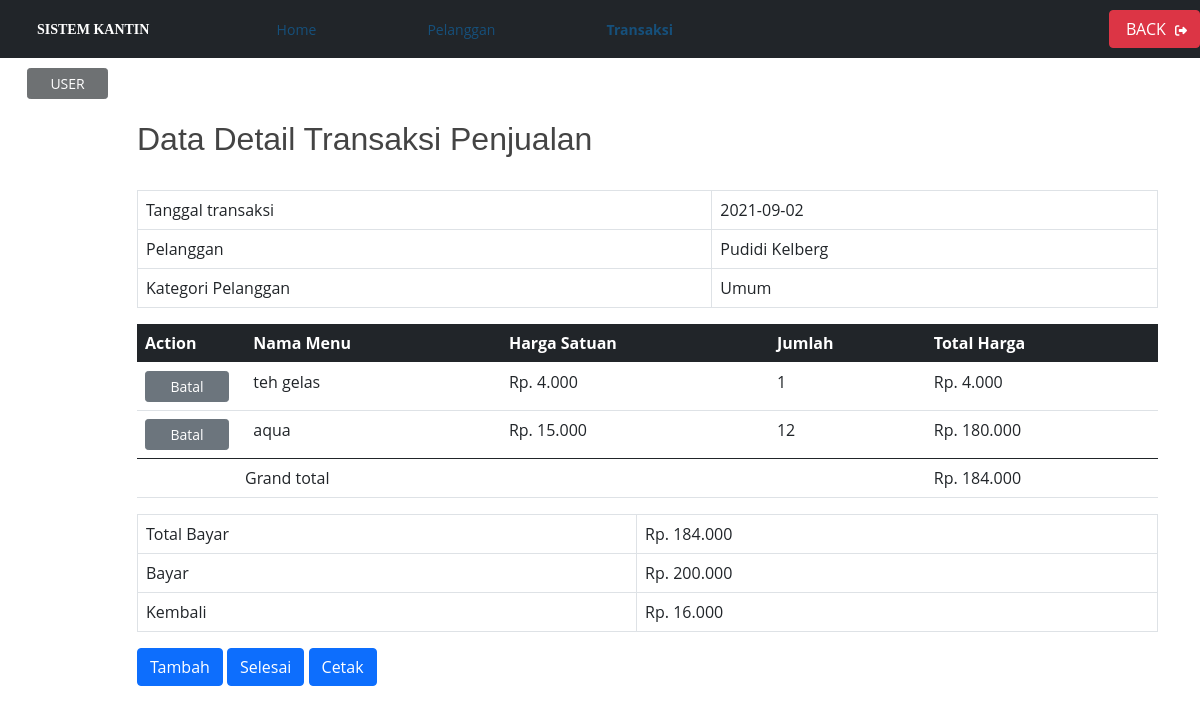
Page /user/add/transaksi_detail.php?idtransaksi=1 (signed in) on the committed database.
### tables this page shows
CREATE TABLE IF NOT EXISTS `tb_transaksi` (
  `idtransaksi` int(5) NOT NULL AUTO_INCREMENT,
  `tgltransaksi` date NOT NULL,
  `idpelanggan` int(4) NOT NULL,
  `kategoripelanggan` varchar(15) NOT NULL,
  `totalbayar` double DEFAULT NULL,
  `bayar` double DEFAULT NULL,
  `kembali` double DEFAULT NULL,
  PRIMARY KEY (`idtransaksi`),
  KEY `idpelanggan` (`idpelanggan`)
);

CREATE TABLE IF NOT EXISTS `tb_pelanggan` (
  `idpelanggan` int(4) NOT NULL AUTO_INCREMENT,
  `namalengkap` varchar(50) NOT NULL,
  `alamat` varchar(100) NOT NULL,
  `telpon` varchar(15) NOT NULL,
  `usia` int(2) NOT NULL,
  `picture` varchar(255) NOT NULL,
  PRIMARY KEY (`idpelanggan`)
);

CREATE TABLE IF NOT EXISTS `tb_detail_transaksi` (
  `iddetailtransaksi` int(5) NOT NULL AUTO_INCREMENT,
  `idtransaksi` int(5) NOT NULL,
  `idmenu` int(4) NOT NULL,
  `jumlah` int(3) NOT NULL,
  `hargasatuan` double NOT NULL,
  `totalharga` double NOT NULL,
  PRIMARY KEY (`iddetailtransaksi`),
  KEY `idtransaksi` (`idtransaksi`),
  KEY `idobat` (`idmenu`)
);

CREATE TABLE IF NOT EXISTS `tb_menu` (
  `idmenu` int(4) NOT NULL,
  `idsupplier` int(4) NOT NULL,
  `namamenu` varchar(100) NOT NULL,
  `kategorimenu` varchar(10) NOT NULL,
  `hargajual` double NOT NULL,
  `hargabeli` double NOT NULL,
  `stok_menu` int(11) NOT NULL,
  `keterangan` text NOT NULL,
  PRIMARY KEY (`idmenu`),
  KEY `idsupplier` (`idsupplier`)
);

### user/add/transaksi_detail.php (the view, shortened to what this page needs)
<?php
    include('../koneksi.php');
?>
<?php
    $idtransaksi = $_GET['idtransaksi'];
    $query = "SELECT tbt.*, tbp.namalengkap, tbk.namakaryawan FROM tb_transaksi tbt
    LEFT JOIN tb_karyawan tbk on tbt.idpelanggan = tbk.idkaryawan
    LEFT JOIN tb_pelanggan tbp on tbt.idpelanggan = tbp.idpelanggan
    WHERE tbt.idtransaksi = $idtransaksi";
    $result = mysqli_query($mysqli, $query);
    $datatransaksi = mysqli_fetch_assoc($result);
?>
<html>
    <head>
    <link href="https://cdn.jsdelivr.net/npm/bootstrap@5.1.0/dist/css/bootstrap.min.css" rel="stylesheet">
    <link rel="stylesheet" type="text/css" href="../style.css">
    </head>
<body>
    <nav class="fixed-top">
    <div class="container-fluid topnav navbar navbar-dark bg-dark" >
    <a class="navbar-brand" href="#"><b>&nbsp;&nbsp;SISTEM KANTIN</b></a>
            <a href="../../user.php">Home</a>
            <a href="../view/viewpelanggan.php">Pelanggan</a>
            <a  class="topnav2" href="../view/viewtransaksi.php">Transaksi</a>
            <a href="../view/viewtransaksi.php"><button type="button" class="btn btn-danger">&nbsp;BACK&nbsp;<i class="fas fa-sign-out-alt"></i></button></a>
    </div>
        <table height="50px" width="100%">
            <tr><td width="26px"></td>
                <td align="left">
                <button class="btn btn-sm sus btn-dark" disabled>USER</button>
            </td><td width="1%"></td>
        </tr>
        </table>
</nav>
    <br/><br/>
        <div class="container mt-5">
		<div class="row">
			<div class="col-1">
			</div>
		<div class="col-11 mt-4">
        <h2>Data  Detail Transaksi Penjualan</h2><br>
        <table class="table table-bordered">
                <td>Tanggal transaksi</td>
                <td><?php echo $datatransaksi["tgltransaksi"]; ?></td>
                <tr>
                    <td>Pelanggan</td>
                    <td><?php echo $datatransaksi["namalengkap"]; ?></td>
                </tr>
                <tr>
                    <td>Kategori Pelanggan</td>
                    <td><?php echo $datatransaksi["kategoripelanggan"]; ?></td>
                </tr>
            </table>
        <table class="table">
        <thead class="table bg-dark">
            <tr>
                <th width="100px" align="center">Action</th>
                <th>&nbsp; Nama Menu</th>
                <th>Harga Satuan</th>
                <th>Jumlah</th>
                <th>Total Harga</th>
            </tr>
        </thead>
            <tbody>
                 <?php
                    $queryc = "SELECT tbt.*, tbo.namamenu FROM tb_detail_transaksi tbt
                    LEFT JOIN tb_menu tbo on tbt.idmenu = tbo.idmenu WHERE tbt.idtransaksi='$idtransaksi'";
                    $results = mysqli_query($mysqli, $queryc);
                    while($row = mysqli_fetch_assoc($results)){
                ?>
                    <tr>
                    <td align="center">
                        <a href="../delete/deletenamamenu.php?iddetailtransaksi=<?php echo $row['iddetailtransaksi']; ?>&idtransaksi=<?php echo $row['idtransaksi']; ?>"
                            onclick="return confirm('anda yakin akan membatalkan pembelian ini?')">
                            <button class="btn btn-secondary btn-sm">Batal</button></a>
                    </td>
                        <td>&nbsp; <?php echo $row['namamenu']; ?></td>
                        <td>Rp. <?php echo number_format($row['hargasatuan'],0,',','.'); ?></td>
                        <td><?php echo $row['jumlah']; ?></td>
                        <td>Rp. <?php echo number_format($row['totalharga'],0,',','.'); ?></td>
                    </tr>
                <?php
                }
                ?>
                </tbody>
                <tfoot>
                    <tr>
                        <td></td>
                        <td>
                            Grand total
                        </td>
                        <td></td>
                        <td></td>
                        <td>Rp.
                        <?php
                            $query="SELECT totalharga FROM tb_detail_transaksi WHERE idtransaksi='$idtransaksi'";
                            $result = mysqli_query($mysqli, $query);
                            $grandtotal=0;
                            while($row= mysqli_fetch_assoc($result)){
                                $grandtotal=$grandtotal+$row["totalharga"];
                            }
                            echo number_format($grandtotal,0,',','.');
                        ?></td>
                    </tr>
                </tfoot>
        </table>
            <?php
            if(!isset($_GET["input_bayar"])){
                if(!isset($_GET["input_menu"])){
            ?>
                    <table class="table table-bordered">
                        <td>Total Bayar</td>
                        <td>Rp. <?php echo number_format($datatransaksi["totalbayar"],0,',','.'); ?></td>
                        <tr>
                            <td>Bayar</td>
                            <td>Rp. <?php echo number_format($datatransaksi["bayar"],0,',','.'); ?></td>
                        </tr>
                        <tr>
                            <td>Kembali</td>
                            <td>Rp. <?php echo number_format($datatransaksi["kembali"],0,',','.'); ?></td>
                        </tr>
                    </table>
                    <div class="row mb-2">
                        <div>
                            <td><a href="transaksi_detail.php?idtransaksi=<?= $idtransaksi;?>&input_menu=true" type="submit" name="Selanjutnya" class="btn btn-primary">Tambah</a></td>
                            <td><a href="../view/viewtransaksi.php" name="Selanjutnya" class="btn btn-primary">Selesai</a></td>
                            <td><a href="../cetak/laporan_transaksi_detail.php?idtransaksi=<?= $idtransaksi;?>" type="submit" name="Selanjutnya" class="btn btn-primary">Cetak</a></td>
                        </div>
                    </div>
                    <?php }
                    } ?>
            <br/><br/><br/><br/><br/>
            </div>
            </div>
</body>
</html>

### assets/css/style.css (style rules this page uses)
body { font-family: "Open Sans", sans-serif; color: #444444; }
a { color: #2487ce; text-decoration: none; }
h1, h2, h3, h4, h5, h6 { font-family: "Raleway", sans-serif; }
.navbar { padding: 0; }
.navbar a, .navbar a:focus { display: flex; align-items: center; justify-content: space-between; padding: 10px 0 10px 30px; font-size: 14px; color: #16507b; white-space: nowrap; transition: 0.3s; }

### user/add/transaksi_detail.php (style rules this page uses)
a { text-decoration:none; }
.topnav { background-color: #333; overflow: hidden; }
.topnav2 { font-weight: bold; color: white; }
.btn-sm { width: 100%; }
.navbar-brand { font-family:"agency FB"; font-size: 24px; }
.bg-dark { color: white; }
h2 { font-weight: 500; }
.btn-sm.sus { width: 7%; }

### rows in the picture
tb_transaksi: tgltransaksi "2021-09-02", idpelanggan.namalengkap "Pudidi Kelberg", kategoripelanggan "Umum", totalbayar "184.000", bayar "200.000", kembali "16.000"
tb_detail_transaksi: idmenu.namamenu "teh gelas", hargasatuan "4.000", jumlah "1", totalharga "4.000"
tb_detail_transaksi: idmenu.namamenu "aqua", hargasatuan "15.000", jumlah "12", totalharga "180.000"

### other values in the picture
$grandtotal "184.000"
